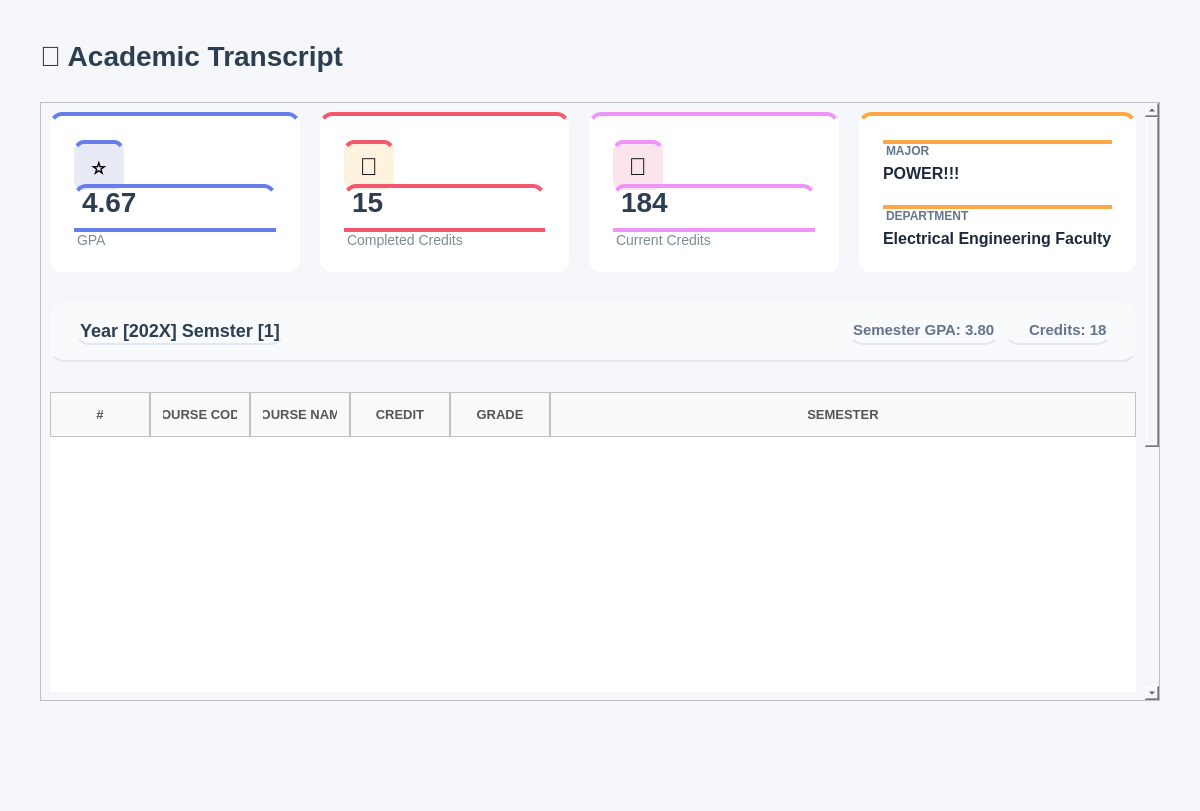
<?xml version="1.0" encoding="UTF-8"?>
<ui version="4.0">
 <class>Transcript</class>
 <widget class="QWidget" name="Transcript">
  <property name="geometry">
   <rect>
    <x>0</x>
    <y>0</y>
    <width>1200</width>
    <height>811</height>
   </rect>
  </property>
  <property name="windowTitle">
   <string/>
  </property>
  <property name="styleSheet">
   <string notr="true">background-color: #f5f7fa;</string>
  </property>
  <layout class="QVBoxLayout" name="mainLayout">
   <property name="spacing">
    <number>30</number>
   </property>
   <property name="leftMargin">
    <number>40</number>
   </property>
   <property name="topMargin">
    <number>40</number>
   </property>
   <property name="rightMargin">
    <number>40</number>
   </property>
   <property name="bottomMargin">
    <number>20</number>
   </property>
   <item>
    <layout class="QHBoxLayout" name="headerLayout">
     <item>
      <widget class="QLabel" name="labelTitle">
       <property name="styleSheet">
        <string notr="true">font-size: 28px; font-weight: bold; color: #2c3e50; background: transparent;</string>
       </property>
       <property name="text">
        <string>📜 Academic Transcript</string>
       </property>
      </widget>
     </item>
     <item>
      <spacer name="headerSpacer">
       <property name="orientation">
        <enum>Qt::Orientation::Horizontal</enum>
       </property>
       <property name="sizeHint" stdset="0">
        <size>
         <width>40</width>
         <height>20</height>
        </size>
       </property>
      </spacer>
     </item>
    </layout>
   </item>
   <item>
    <widget class="QScrollArea" name="scrollArea">
     <property name="styleSheet">
      <string notr="true">
/* ===== VERTICAL SCROLLBAR ===== */
QScrollBar:vertical {
    width: 12px;
    background: rgba(255, 255, 255, 0.05);  /* subtle track */
    margin: 0px 0px 0px 0;  /* TOP RIGHT BOTTOM LEFT */
    border-radius: 6px;
}

QScrollBar::handle:vertical {
    background: rgba(120, 120, 120, 0.35);  /* glassy thumb */
    border-radius: 6px;
    min-height: 30px;
    border: 1px solid rgba(255, 255, 255, 0.2); /* subtle highlight */
}

QScrollBar::handle:vertical:hover {
    background: rgba(120, 120, 120, 0.55);
}

/* Up/Down buttons */
QScrollBar::add-line:vertical,
QScrollBar::sub-line:vertical {
    height: 16px;
    background: rgba(180, 180, 180, 0.35);
    border-radius: 4px;
}

/* Arrow icons */
QScrollBar::up-arrow:vertical,
QScrollBar::down-arrow:vertical {
    width: 6px;
    height: 6px;
    background: transparent;
}

/* Remove the blank area inside */
QScrollBar::add-page:vertical,
QScrollBar::sub-page:vertical {
    background: none;
}
/* ===== HORIZONTAL SCROLLBAR ===== */
QScrollBar:horizontal {
    height: 12px;
    background: rgba(255, 255, 255, 0.05);  /* subtle track */
    margin: 0px 0 0px 0;  /* TOP RIGHT BOTTOM LEFT */
    border-radius: 6px;
}

QScrollBar::handle:horizontal {
    background: rgba(120, 120, 120, 0.35);  /* glassy thumb */
    border-radius: 6px;
    min-width: 30px;
    border: 1px solid rgba(255, 255, 255, 0.2); /* subtle highlight */
}

QScrollBar::handle:horizontal:hover {
    background: rgba(120, 120, 120, 0.55);
}

/* Left/Right buttons */
QScrollBar::add-line:horizontal,
QScrollBar::sub-line:horizontal {
    width: 16px;
    background: rgba(180, 180, 180, 0.35);
    border-radius: 4px;
}

/* Arrow icons */
QScrollBar::left-arrow:horizontal,
QScrollBar::right-arrow:horizontal {
    width: 6px;
    height: 6px;
    background: transparent;
}

/* Remove the blank area inside */
QScrollBar::add-page:horizontal,
QScrollBar::sub-page:horizontal {
    background: none;
}
</string>
     </property>
     <property name="widgetResizable">
      <bool>true</bool>
     </property>
     <widget class="QWidget" name="scrollAreaWidgetContents">
      <property name="geometry">
       <rect>
        <x>0</x>
        <y>0</y>
        <width>1106</width>
        <height>1031</height>
       </rect>
      </property>
      <layout class="QVBoxLayout" name="verticalLayout">
       <property name="spacing">
        <number>30</number>
       </property>
       <property name="bottomMargin">
        <number>20</number>
       </property>
       <item>
        <layout class="QHBoxLayout" name="statsLayout">
         <property name="spacing">
          <number>20</number>
         </property>
         <item>
          <widget class="QFrame" name="totalUsersFrame_2">
           <property name="minimumSize">
            <size>
             <width>0</width>
             <height>160</height>
            </size>
           </property>
           <property name="styleSheet">
            <string notr="true">background-color: white; border-radius: 12px; border-top: 4px solid #667eea;</string>
           </property>
           <property name="frameShape">
            <enum>QFrame::Shape::StyledPanel</enum>
           </property>
           <layout class="QVBoxLayout" name="totalUsersLayout_2">
            <property name="spacing">
             <number>12</number>
            </property>
            <property name="leftMargin">
             <number>24</number>
            </property>
            <property name="topMargin">
             <number>24</number>
            </property>
            <property name="rightMargin">
             <number>24</number>
            </property>
            <property name="bottomMargin">
             <number>24</number>
            </property>
            <item>
             <widget class="QLabel" name="totalUsersIcon_2">
              <property name="minimumSize">
               <size>
                <width>50</width>
                <height>50</height>
               </size>
              </property>
              <property name="maximumSize">
               <size>
                <width>50</width>
                <height>50</height>
               </size>
              </property>
              <property name="styleSheet">
               <string notr="true">background-color: #e8eaf6; border-radius: 10px; font-size: 24px;</string>
              </property>
              <property name="text">
               <string>⭐</string>
              </property>
              <property name="alignment">
               <set>Qt::AlignmentFlag::AlignCenter</set>
              </property>
             </widget>
            </item>
            <item>
             <widget class="QLabel" name="labelGPACount">
              <property name="styleSheet">
               <string notr="true">font-size: 28px; font-weight: bold; color: #2c3e50; background: transparent;</string>
              </property>
              <property name="text">
               <string>4.67</string>
              </property>
             </widget>
            </item>
            <item>
             <widget class="QLabel" name="labelGPA">
              <property name="styleSheet">
               <string notr="true">font-size: 14px; color: #7f8c8d; background: transparent;</string>
              </property>
              <property name="text">
               <string>GPA</string>
              </property>
             </widget>
            </item>
           </layout>
          </widget>
         </item>
         <item>
          <widget class="QFrame" name="pendingRequestsFrame_2">
           <property name="minimumSize">
            <size>
             <width>0</width>
             <height>160</height>
            </size>
           </property>
           <property name="styleSheet">
            <string notr="true">background-color: white;
border-radius: 12px;
border-top: 4px solid #f5576c;  /* same color as Edit Profile button */
</string>
           </property>
           <property name="frameShape">
            <enum>QFrame::Shape::StyledPanel</enum>
           </property>
           <layout class="QVBoxLayout" name="pendingRequestsLayout_2">
            <property name="spacing">
             <number>12</number>
            </property>
            <property name="leftMargin">
             <number>24</number>
            </property>
            <property name="topMargin">
             <number>24</number>
            </property>
            <property name="rightMargin">
             <number>24</number>
            </property>
            <property name="bottomMargin">
             <number>24</number>
            </property>
            <item>
             <widget class="QLabel" name="pendingRequestsIcon_2">
              <property name="minimumSize">
               <size>
                <width>50</width>
                <height>50</height>
               </size>
              </property>
              <property name="maximumSize">
               <size>
                <width>50</width>
                <height>50</height>
               </size>
              </property>
              <property name="styleSheet">
               <string notr="true">background-color: #fff3e0; border-radius: 10px; font-size: 24px;</string>
              </property>
              <property name="text">
               <string>🎯</string>
              </property>
              <property name="alignment">
               <set>Qt::AlignmentFlag::AlignCenter</set>
              </property>
             </widget>
            </item>
            <item>
             <widget class="QLabel" name="labelCompletedCreditsCount">
              <property name="styleSheet">
               <string notr="true">font-size: 28px; font-weight: bold; color: #2c3e50; background: transparent;</string>
              </property>
              <property name="text">
               <string>15</string>
              </property>
             </widget>
            </item>
            <item>
             <widget class="QLabel" name="labelCompletedCredits">
              <property name="styleSheet">
               <string notr="true">font-size: 14px; color: #7f8c8d; background: transparent;</string>
              </property>
              <property name="text">
               <string>Completed Credits</string>
              </property>
             </widget>
            </item>
           </layout>
          </widget>
         </item>
         <item>
          <widget class="QFrame" name="totalStudentsFrame">
           <property name="minimumSize">
            <size>
             <width>0</width>
             <height>160</height>
            </size>
           </property>
           <property name="styleSheet">
            <string notr="true">background-color: white; border-radius: 12px; border-top: 4px solid #f093fb;</string>
           </property>
           <property name="frameShape">
            <enum>QFrame::Shape::StyledPanel</enum>
           </property>
           <layout class="QVBoxLayout" name="totalStudentsLayout">
            <property name="spacing">
             <number>12</number>
            </property>
            <property name="leftMargin">
             <number>24</number>
            </property>
            <property name="topMargin">
             <number>24</number>
            </property>
            <property name="rightMargin">
             <number>24</number>
            </property>
            <property name="bottomMargin">
             <number>24</number>
            </property>
            <item>
             <widget class="QLabel" name="totalStudentsIcon">
              <property name="minimumSize">
               <size>
                <width>50</width>
                <height>50</height>
               </size>
              </property>
              <property name="maximumSize">
               <size>
                <width>50</width>
                <height>50</height>
               </size>
              </property>
              <property name="styleSheet">
               <string notr="true">background-color: #fce4ec; border-radius: 10px; font-size: 24px;</string>
              </property>
              <property name="text">
               <string>📝</string>
              </property>
              <property name="alignment">
               <set>Qt::AlignmentFlag::AlignCenter</set>
              </property>
             </widget>
            </item>
            <item>
             <widget class="QLabel" name="labelCurrentCreditsCount">
              <property name="styleSheet">
               <string notr="true">font-size: 28px; font-weight: bold; color: #2c3e50; background: transparent;</string>
              </property>
              <property name="text">
               <string>184</string>
              </property>
             </widget>
            </item>
            <item>
             <widget class="QLabel" name="labelCurrentCredits">
              <property name="styleSheet">
               <string notr="true">font-size: 14px; color: #7f8c8d; background: transparent;</string>
              </property>
              <property name="text">
               <string>Current Credits</string>
              </property>
             </widget>
            </item>
           </layout>
          </widget>
         </item>
         <item>
          <widget class="QFrame" name="pendingRequestsFrame">
           <property name="minimumSize">
            <size>
             <width>0</width>
             <height>160</height>
            </size>
           </property>
           <property name="styleSheet">
            <string notr="true">background-color: white; border-radius: 12px; border-top: 4px solid #ffa647;</string>
           </property>
           <property name="frameShape">
            <enum>QFrame::Shape::StyledPanel</enum>
           </property>
           <layout class="QVBoxLayout" name="pendingRequestsLayout">
            <property name="spacing">
             <number>12</number>
            </property>
            <property name="leftMargin">
             <number>24</number>
            </property>
            <property name="topMargin">
             <number>24</number>
            </property>
            <property name="rightMargin">
             <number>24</number>
            </property>
            <property name="bottomMargin">
             <number>24</number>
            </property>
            <item>
             <layout class="QVBoxLayout" name="infoColumn2">
              <property name="spacing">
               <number>5</number>
              </property>
              <item>
               <widget class="QLabel" name="labelMajorTitle">
                <property name="styleSheet">
                 <string notr="true">font-size: 12px; color: #64748b; font-weight: 600; background: transparent;</string>
                </property>
                <property name="text">
                 <string>MAJOR</string>
                </property>
               </widget>
              </item>
              <item>
               <widget class="QLabel" name="labelMajor">
                <property name="minimumSize">
                 <size>
                  <width>0</width>
                  <height>20</height>
                 </size>
                </property>
                <property name="styleSheet">
                 <string notr="true">font-size: 16px; color: #1e293b; font-weight: 600; background: transparent; border: transparent</string>
                </property>
                <property name="text">
                 <string>POWER!!!</string>
                </property>
               </widget>
              </item>
              <item>
               <spacer name="infoSpacer2">
                <property name="orientation">
                 <enum>Qt::Orientation::Vertical</enum>
                </property>
                <property name="sizeHint" stdset="0">
                 <size>
                  <width>20</width>
                  <height>10</height>
                 </size>
                </property>
               </spacer>
              </item>
              <item>
               <widget class="QLabel" name="labelDepartmentTitle">
                <property name="styleSheet">
                 <string notr="true">font-size: 12px; color: #64748b; font-weight: 600; background: transparent;</string>
                </property>
                <property name="text">
                 <string>DEPARTMENT</string>
                </property>
               </widget>
              </item>
              <item>
               <widget class="QLabel" name="labelDepartment">
                <property name="minimumSize">
                 <size>
                  <width>0</width>
                  <height>20</height>
                 </size>
                </property>
                <property name="styleSheet">
                 <string notr="true">font-size: 16px; color: #1e293b; font-weight: 600; background: transparent; border: transparent</string>
                </property>
                <property name="text">
                 <string>Electrical Engineering Faculty</string>
                </property>
               </widget>
              </item>
             </layout>
            </item>
           </layout>
          </widget>
         </item>
        </layout>
       </item>
       <item>
        <widget class="QFrame" name="tableHeader">
         <property name="minimumSize">
          <size>
           <width>0</width>
           <height>60</height>
          </size>
         </property>
         <property name="maximumSize">
          <size>
           <width>16777215</width>
           <height>60</height>
          </size>
         </property>
         <property name="styleSheet">
          <string notr="true">QFrame { background-color: #f8fafc; border-radius: 14px 14px 0px 0px; border-bottom: 2px solid #e2e8f0; }</string>
         </property>
         <property name="frameShape">
          <enum>QFrame::Shape::StyledPanel</enum>
         </property>
         <layout class="QHBoxLayout" name="tableHeaderLayout">
          <property name="leftMargin">
           <number>25</number>
          </property>
          <property name="topMargin">
           <number>15</number>
          </property>
          <property name="rightMargin">
           <number>25</number>
          </property>
          <property name="bottomMargin">
           <number>15</number>
          </property>
          <item>
           <widget class="QLabel" name="labelTableTitle">
            <property name="styleSheet">
             <string notr="true">font-size: 18px; font-weight: bold; color: #2c3e50; background: transparent;</string>
            </property>
            <property name="text">
             <string>Year [202X] Semster [1]</string>
            </property>
           </widget>
          </item>
          <item>
           <spacer name="tableHeaderSpacer">
            <property name="orientation">
             <enum>Qt::Orientation::Horizontal</enum>
            </property>
            <property name="sizeHint" stdset="0">
             <size>
              <width>40</width>
              <height>20</height>
             </size>
            </property>
           </spacer>
          </item>
          <item>
           <widget class="QLabel" name="labelSemesterGPA">
            <property name="styleSheet">
             <string notr="true">font-size: 15px; font-weight: 600; color: #64748b; background: transparent;</string>
            </property>
            <property name="text">
             <string>Semester GPA: 3.80</string>
            </property>
           </widget>
          </item>
          <item>
           <widget class="QLabel" name="labelSemesterCreditsCount">
            <property name="styleSheet">
             <string notr="true">font-size: 15px; font-weight: 600; color: #64748b; background: transparent; padding-left: 20px;</string>
            </property>
            <property name="text">
             <string>Credits: 18</string>
            </property>
           </widget>
          </item>
         </layout>
        </widget>
       </item>
       <item>
        <widget class="QTableWidget" name="tableCourses">
         <property name="minimumSize">
          <size>
           <width>0</width>
           <height>300</height>
          </size>
         </property>
         <property name="styleSheet">
          <string notr="true">QTableWidget {
    border: none;
    background-color: white;
    gridline-color: #e5e5e5;      /* slightly darker for visibility */
    color: #222222;               /* matches QLineEdit text color */
    font-size: 14px;
}

QTableWidget::item {
    padding: 14px;
    border: none;
    color: #222222;               /* consistent text color */
}

QTableWidget::item:selected {
    background-color: #fcebed;  /* soft pink selection */
    color: #222222;             /* keep text readable */
}

QHeaderView::section {
    background-color: #f8f9fa;
    padding: 12px;
	border: 1px solid #c1c1c1; 
    font-size: 13px;
    color: #555555;               /* similar to readOnly QLineEdit text */
    font-weight: bold;
}
QTableWidget::item:focus {
    outline: none;
    border: none;
}
/* Removes weird selection rectangle */
QTableWidget::item:focus {
    outline: none;
    border: none;
}
QTableWidget::indicator {
    width: 18px;
    height: 18px;
}

QTableWidget::indicator:unchecked {
    border: 1px solid #b8b8b8;      /* soft grey border */
    background-color: #f8f8f8;      /* very light grey */
    border-radius: 3px;             /* slightly rounded */
}

QTableWidget::indicator:checked {
    border: 1px solid #5a5a5a;      /* darker grey when selected */
    background-color: #6c6c6c;      /* washed-out grey instead of harsh green */
    image: url(&quot;&quot;);                 /* remove default checkmark */
    border-radius: 3px;
}

QTableWidget::indicator:checked:hover,
QTableWidget::indicator:unchecked:hover {
    border-color: #3a3a3a;
}

QTableWidget::indicator:checked::after {
    content: &quot;&quot;;
    image: url(&quot;&quot;); /* no default checkmark */
}
/* ===== SCROLLBARS (VERTICAL &amp; HORIZONTAL) ===== */

/* Track */
QScrollBar:vertical, QScrollBar:horizontal {
    background: rgba(255, 255, 255, 0.05);  /* subtle track */
    border-radius: 6px;
    margin: 0px;  /* remove extra space */
}

/* Handle / Thumb */
QScrollBar::handle:vertical, QScrollBar::handle:horizontal {
    background: rgba(120, 120, 120, 0.35);  /* glassy thumb */
    border-radius: 6px;
    border: 1px solid rgba(255, 255, 255, 0.2); /* subtle highlight */
    min-height: 30px; /* vertical */
    min-width: 30px;  /* horizontal */
}

QScrollBar::handle:vertical:hover,
QScrollBar::handle:horizontal:hover {
    background: rgba(120, 120, 120, 0.55);
}

/* Buttons (up/down or left/right) */
QScrollBar::add-line:vertical, QScrollBar::sub-line:vertical,
QScrollBar::add-line:horizontal, QScrollBar::sub-line:horizontal {
    width: 16px;  /* horizontal buttons width */
    height: 16px; /* vertical buttons height */
    background: rgba(180, 180, 180, 0.35);
    border-radius: 4px;
}

/* Arrow icons */
QScrollBar::up-arrow:vertical, QScrollBar::down-arrow:vertical,
QScrollBar::left-arrow:horizontal, QScrollBar::right-arrow:horizontal {
    width: 6px;
    height: 6px;
    background: transparent;
}

/* Remove blank areas */
QScrollBar::add-page:vertical, QScrollBar::sub-page:vertical,
QScrollBar::add-page:horizontal, QScrollBar::sub-page:horizontal {
    background: none;
}

/* Sizes */
QScrollBar:vertical { width: 12px; }
QScrollBar:horizontal { height: 12px; }
</string>
         </property>
         <property name="editTriggers">
          <set>QAbstractItemView::EditTrigger::NoEditTriggers</set>
         </property>
         <property name="alternatingRowColors">
          <bool>true</bool>
         </property>
         <property name="selectionMode">
          <enum>QAbstractItemView::SelectionMode::ContiguousSelection</enum>
         </property>
         <property name="selectionBehavior">
          <enum>QAbstractItemView::SelectionBehavior::SelectRows</enum>
         </property>
         <property name="verticalScrollMode">
          <enum>QAbstractItemView::ScrollMode::ScrollPerPixel</enum>
         </property>
         <property name="horizontalScrollMode">
          <enum>QAbstractItemView::ScrollMode::ScrollPerPixel</enum>
         </property>
         <property name="cornerButtonEnabled">
          <bool>true</bool>
         </property>
         <attribute name="horizontalHeaderStretchLastSection">
          <bool>true</bool>
         </attribute>
         <attribute name="verticalHeaderVisible">
          <bool>false</bool>
         </attribute>
         <attribute name="verticalHeaderCascadingSectionResizes">
          <bool>true</bool>
         </attribute>
         <column>
          <property name="text">
           <string>#</string>
          </property>
         </column>
         <column>
          <property name="text">
           <string>COURSE CODE</string>
          </property>
         </column>
         <column>
          <property name="text">
           <string>COURSE NAME</string>
          </property>
         </column>
         <column>
          <property name="text">
           <string>CREDIT</string>
          </property>
         </column>
         <column>
          <property name="text">
           <string>GRADE</string>
          </property>
         </column>
         <column>
          <property name="text">
           <string>SEMESTER</string>
          </property>
         </column>
        </widget>
       </item>
       <item>
        <widget class="QFrame" name="tableHeader_2">
         <property name="minimumSize">
          <size>
           <width>0</width>
           <height>60</height>
          </size>
         </property>
         <property name="maximumSize">
          <size>
           <width>16777215</width>
           <height>60</height>
          </size>
         </property>
         <property name="styleSheet">
          <string notr="true">QFrame { background-color: #f8fafc; border-radius: 14px 14px 0px 0px; border-bottom: 2px solid #e2e8f0; }</string>
         </property>
         <property name="frameShape">
          <enum>QFrame::Shape::StyledPanel</enum>
         </property>
         <layout class="QHBoxLayout" name="tableHeaderLayout_2">
          <property name="leftMargin">
           <number>25</number>
          </property>
          <property name="topMargin">
           <number>15</number>
          </property>
          <property name="rightMargin">
           <number>25</number>
          </property>
          <property name="bottomMargin">
           <number>15</number>
          </property>
          <item>
           <widget class="QLabel" name="labelTableTitle_2">
            <property name="styleSheet">
             <string notr="true">font-size: 18px; font-weight: bold; color: #2c3e50; background: transparent;</string>
            </property>
            <property name="text">
             <string>Year [202X] Semster [2]</string>
            </property>
           </widget>
          </item>
          <item>
           <spacer name="tableHeaderSpacer_2">
            <property name="orientation">
             <enum>Qt::Orientation::Horizontal</enum>
            </property>
            <property name="sizeHint" stdset="0">
             <size>
              <width>40</width>
              <height>20</height>
             </size>
            </property>
           </spacer>
          </item>
          <item>
           <widget class="QLabel" name="labelSemesterGPA_2">
            <property name="styleSheet">
             <string notr="true">font-size: 15px; font-weight: 600; color: #64748b; background: transparent;</string>
            </property>
            <property name="text">
             <string>Semester GPA: 3.80</string>
            </property>
           </widget>
          </item>
          <item>
           <widget class="QLabel" name="labelSemesterCreditsCount_2">
            <property name="styleSheet">
             <string notr="true">font-size: 15px; font-weight: 600; color: #64748b; background: transparent; padding-left: 20px;</string>
            </property>
            <property name="text">
             <string>Credits: 18</string>
            </property>
           </widget>
          </item>
         </layout>
        </widget>
       </item>
       <item>
        <widget class="QTableWidget" name="tableCourses_2">
         <property name="minimumSize">
          <size>
           <width>0</width>
           <height>300</height>
          </size>
         </property>
         <property name="styleSheet">
          <string notr="true">QTableWidget {
    border: none;
    background-color: white;
    gridline-color: #e5e5e5;      /* slightly darker for visibility */
    color: #222222;               /* matches QLineEdit text color */
    font-size: 14px;
}

QTableWidget::item {
    padding: 14px;
    border: none;
    color: #222222;               /* consistent text color */
}

QTableWidget::item:selected {
    background-color: #fcebed;  /* soft pink selection */
    color: #222222;             /* keep text readable */
}

QHeaderView::section {
    background-color: #f8f9fa;
    padding: 12px;
	border: 1px solid #c1c1c1; 
    font-size: 13px;
    color: #555555;               /* similar to readOnly QLineEdit text */
    font-weight: bold;
}
QTableWidget::item:focus {
    outline: none;
    border: none;
}
/* Removes weird selection rectangle */
QTableWidget::item:focus {
    outline: none;
    border: none;
}
QTableWidget::indicator {
    width: 18px;
    height: 18px;
}

QTableWidget::indicator:unchecked {
    border: 1px solid #b8b8b8;      /* soft grey border */
    background-color: #f8f8f8;      /* very light grey */
    border-radius: 3px;             /* slightly rounded */
}

QTableWidget::indicator:checked {
    border: 1px solid #5a5a5a;      /* darker grey when selected */
    background-color: #6c6c6c;      /* washed-out grey instead of harsh green */
    image: url(&quot;&quot;);                 /* remove default checkmark */
    border-radius: 3px;
}

QTableWidget::indicator:checked:hover,
QTableWidget::indicator:unchecked:hover {
    border-color: #3a3a3a;
}

QTableWidget::indicator:checked::after {
    content: &quot;&quot;;
    image: url(&quot;&quot;); /* no default checkmark */
}
/* ===== SCROLLBARS (VERTICAL &amp; HORIZONTAL) ===== */

/* Track */
QScrollBar:vertical, QScrollBar:horizontal {
    background: rgba(255, 255, 255, 0.05);  /* subtle track */
    border-radius: 6px;
    margin: 0px;  /* remove extra space */
}

/* Handle / Thumb */
QScrollBar::handle:vertical, QScrollBar::handle:horizontal {
    background: rgba(120, 120, 120, 0.35);  /* glassy thumb */
    border-radius: 6px;
    border: 1px solid rgba(255, 255, 255, 0.2); /* subtle highlight */
    min-height: 30px; /* vertical */
    min-width: 30px;  /* horizontal */
}

QScrollBar::handle:vertical:hover,
QScrollBar::handle:horizontal:hover {
    background: rgba(120, 120, 120, 0.55);
}

/* Buttons (up/down or left/right) */
QScrollBar::add-line:vertical, QScrollBar::sub-line:vertical,
QScrollBar::add-line:horizontal, QScrollBar::sub-line:horizontal {
    width: 16px;  /* horizontal buttons width */
    height: 16px; /* vertical buttons height */
    background: rgba(180, 180, 180, 0.35);
    border-radius: 4px;
}

/* Arrow icons */
QScrollBar::up-arrow:vertical, QScrollBar::down-arrow:vertical,
QScrollBar::left-arrow:horizontal, QScrollBar::right-arrow:horizontal {
    width: 6px;
    height: 6px;
    background: transparent;
}

/* Remove blank areas */
QScrollBar::add-page:vertical, QScrollBar::sub-page:vertical,
QScrollBar::add-page:horizontal, QScrollBar::sub-page:horizontal {
    background: none;
}

/* Sizes */
QScrollBar:vertical { width: 12px; }
QScrollBar:horizontal { height: 12px; }
</string>
         </property>
         <property name="editTriggers">
          <set>QAbstractItemView::EditTrigger::NoEditTriggers</set>
         </property>
         <property name="alternatingRowColors">
          <bool>true</bool>
         </property>
         <property name="selectionMode">
          <enum>QAbstractItemView::SelectionMode::ContiguousSelection</enum>
         </property>
         <property name="selectionBehavior">
          <enum>QAbstractItemView::SelectionBehavior::SelectRows</enum>
         </property>
         <property name="verticalScrollMode">
          <enum>QAbstractItemView::ScrollMode::ScrollPerPixel</enum>
         </property>
         <property name="horizontalScrollMode">
          <enum>QAbstractItemView::ScrollMode::ScrollPerPixel</enum>
         </property>
         <property name="cornerButtonEnabled">
          <bool>true</bool>
         </property>
         <attribute name="horizontalHeaderStretchLastSection">
          <bool>true</bool>
         </attribute>
         <attribute name="verticalHeaderVisible">
          <bool>false</bool>
         </attribute>
         <attribute name="verticalHeaderCascadingSectionResizes">
          <bool>true</bool>
         </attribute>
         <column>
          <property name="text">
           <string>#</string>
          </property>
         </column>
         <column>
          <property name="text">
           <string>COURSE CODE</string>
          </property>
         </column>
         <column>
          <property name="text">
           <string>COURSE NAME</string>
          </property>
         </column>
         <column>
          <property name="text">
           <string>CREDIT</string>
          </property>
         </column>
         <column>
          <property name="text">
           <string>GRADE</string>
          </property>
         </column>
         <column>
          <property name="text">
           <string>SEMESTER</string>
          </property>
         </column>
        </widget>
       </item>
      </layout>
     </widget>
    </widget>
   </item>
   <item>
    <widget class="QFrame" name="tableFrame">
     <property name="styleSheet">
      <string notr="true">background-color: white; border-radius: 12px;</string>
     </property>
     <property name="frameShape">
      <enum>QFrame::Shape::StyledPanel</enum>
     </property>
     <layout class="QVBoxLayout" name="tableMainLayout">
      <property name="spacing">
       <number>0</number>
      </property>
      <property name="leftMargin">
       <number>0</number>
      </property>
      <property name="topMargin">
       <number>0</number>
      </property>
      <property name="rightMargin">
       <number>0</number>
      </property>
      <property name="bottomMargin">
       <number>0</number>
      </property>
     </layout>
    </widget>
   </item>
   <item>
    <spacer name="verticalSpacer">
     <property name="orientation">
      <enum>Qt::Orientation::Vertical</enum>
     </property>
     <property name="sizeType">
      <enum>QSizePolicy::Policy::Maximum</enum>
     </property>
     <property name="sizeHint" stdset="0">
      <size>
       <width>20</width>
       <height>60</height>
      </size>
     </property>
    </spacer>
   </item>
  </layout>
 </widget>
 <resources/>
 <connections/>
</ui>
